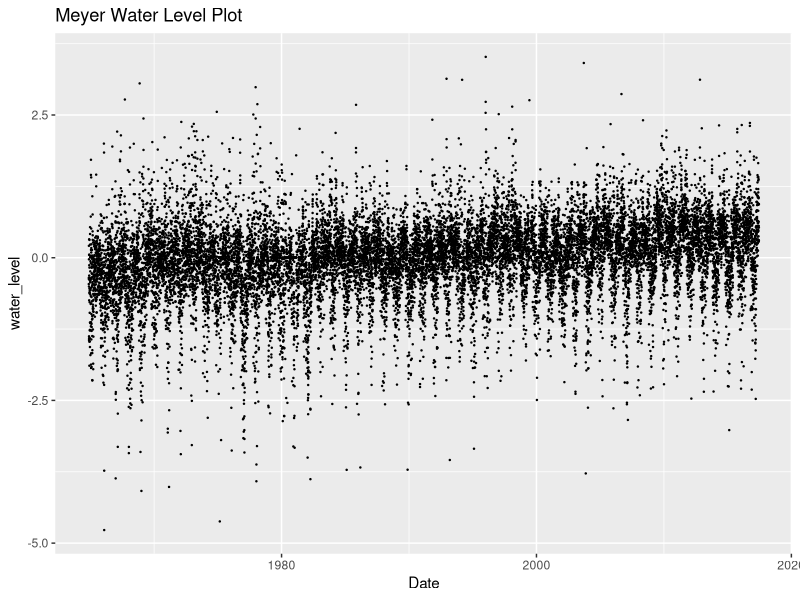

This figure's R source: (Note: this script raises an error after producing the figure.)
## ---- chunk 1
library(data.table)
library(lubridate)
library(tidyverse)
library(ggplot2)
library(dplyr)
library(zoo)
## ---- chunk 2
meyer_inputs <- fread('../data/raw/meyer_raw_data.csv')
meyer_inputs$Date = as.Date(meyer_inputs$Date)
meyer_inputs$trenton_flow_cfs = as.numeric(meyer_inputs$trenton_flow_cfs)
## ---- chunk 3
ggplot(meyer_inputs, aes(x = Date, y = water_level))+
  geom_point(size = .2)+
  ggtitle('Meyer Water Level Plot')
## ---- chunk 4
meyer[, month := month(Date)]


subset_meyer = meyer[(Date <= '1999-11-01' & Date >= '1997-11-01' ) | (Date >= '1964-11-01' & Date <= '1966-11-01')]

monthly_flows = subset_meyer %>% group_by(month) %>%
  summarise(avg_trenton = mean(trenton_flow_cfs, na.rm = TRUE),
            avg_schu = mean(schu_flow_cfs, na.rm = TRUE))

monthly_flows = as.data.table(monthly_flows)

monthly_flows2 = melt(monthly_flows, id.vars = 'month', measure.vars = c('avg_trenton', 'avg_schu'),
                      variable.name = 'river', value.name = 'inflow')

ggplot(monthly_flows2, aes(x = month, y = inflow*0.0283168, fill = river))+
  geom_bar(stat = 'identity', position = 'dodge')+
  #ylim(0,600)+
  ggtitle('Meyer Inflows - Same Time Period')
## ---- chunk 5
sc_values = meyer[, c('Date', 'SC_Chester', 'SC_Reedy', 'SC_BFB')]

sc_values2 = melt(sc_values, id.vars = 'Date', measure.vars = c('SC_Chester', 'SC_Reedy', 'SC_BFB'),
                  variable.name = 'site', value.name = 'sc_value')

sc_values_t1 = sc_values2[ (Date <= '1999-11-01') & (Date >= '1997-11-01')]
sc_values_t2 = sc_values2[(Date >= '1964-11-01') & (Date <= '1966-11-01')]


ggplot(sc_values_t1, aes(x = Date, y = sc_value))+
  facet_wrap(~site, scales = 'free_y')+
  geom_point()+
  ggtitle('Meyer SC Values, 1997 - 1999')


ggplot(sc_values_t2, aes(x = Date, y = sc_value))+
  facet_wrap(~site, scales = 'free_y')+
  geom_point()+
  ggtitle('Meyer SC Values, 1964 - 1966')
